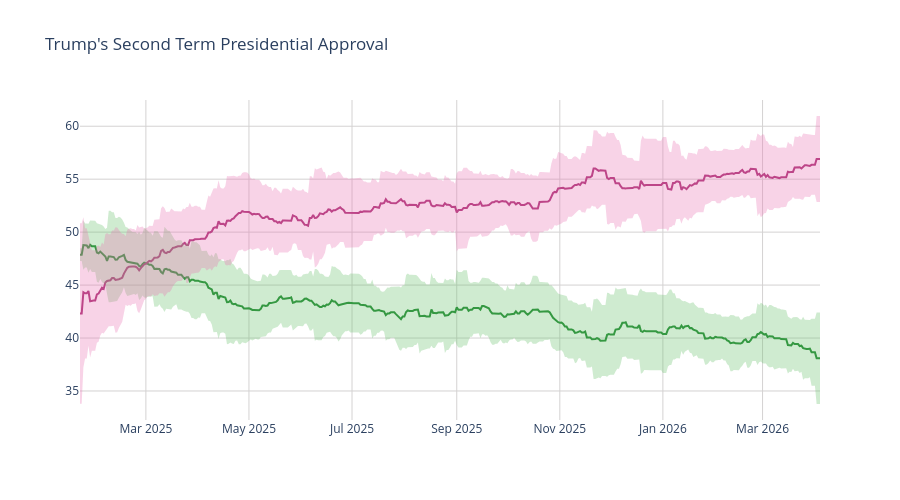

Source (notebook cell):
### Code cell
disappr_ci_hex = "#e86eaf"
appr_ci_hex = "#60be65"
disappr_ci_rgba = "rgba(232, 110, 175, 0.3)"
appr_ci_rgba = "rgba(96, 190, 101, 0.3)"
grid_col = "#d4d2d2"


# Approve
fig = go.Figure(go.Scatter(
    x=pres['end_date'],
    y=pres['approve'],
    hovertemplate="%{y:.2f}%",
    name="<b>Approve</b>",
    line=dict(color="#228833"),
    showlegend=False
))

# Disapprove
fig.add_trace(go.Scatter(
    x=pres['end_date'],
    y=pres['disapprove'],
    hovertemplate="%{y:.2f}%",
    name="<b>Disapprove</b>",
    line=dict(color="#aa3377"),
    showlegend=False
    )
)

# Approve CI
fig.add_traces([

    # Upper bound
    go.Scatter(
        x=pres['end_date'],
        y=pres['approve_upper_ci'],
        marker=dict(color=appr_ci_hex),
        line=dict(width=0),
        mode='lines',
        showlegend=False,
        hoverinfo="skip"
    ),

    # Lower bound
    go.Scatter(
        x=pres['end_date'],
        y=pres['approve_lower_ci'],
        marker=dict(color=appr_ci_hex),
        line=dict(width=0),
        mode='lines',
        fillcolor=appr_ci_rgba,
        fill="tonexty",
        showlegend=False,
        hoverinfo="skip"
    )
])

# Disapprove CI
fig.add_traces([

    # Upper bound
    go.Scatter(
        x=pres['end_date'],
        y=pres['disapprove_upper_ci'],
        marker=dict(color=disappr_ci_hex),
        line=dict(width=0),
        mode='lines',
        showlegend=False,
        hoverinfo="skip"
    ),

    # Lower bound
    go.Scatter(
        x=pres['end_date'],
        y=pres['disapprove_lower_ci'],
        marker=dict(color=disappr_ci_hex),
        line=dict(width=0),
        mode='lines',
        fillcolor=disappr_ci_rgba,
        fill="tonexty",
        showlegend=False,
        hoverinfo="skip"
    )
])

fig.update_layout(
    title=dict(text="Trump's Second Term Presidential Approval"),
    hovermode="x"
)

fig.update_xaxes(gridcolor=grid_col)
fig.update_yaxes(gridcolor=grid_col)

fig.update_layout(hovermode="x", hoverlabel_align="right", plot_bgcolor="rgba(0, 0, 0, 0)", height=500)
fig.show()

### Figure 1 — Plotly figure (JSON) as saved in the notebook; plotly's stock layout.template omitted (floating-point values rounded to 4 significant figures; data arrays with more than 128 entries replaced by an {"elided": "..."} marker saying what was removed)
{"data": [{"hovertemplate": "%{y:.2f}%", "line": {"color": "#228833"}, "name": "<b>Approve</b>", "showlegend": false, "type": "scatter", "x": {"elided": "439 str values"}, "y": {"elided": "439 float values"}}, {"hovertemplate": "%{y:.2f}%", "line": {"color": "#aa3377"}, "name": "<b>Disapprove</b>", "showlegend": false, "type": "scatter", "x": {"elided": "439 str values"}, "y": {"elided": "439 float values"}}, {"hoverinfo": "skip", "line": {"width": 0}, "marker": {"color": "#60be65"}, "mode": "lines", "showlegend": false, "type": "scatter", "x": {"elided": "439 str values"}, "y": {"elided": "439 float values"}}, {"fill": "tonexty", "fillcolor": "rgba(96, 190, 101, 0.3)", "hoverinfo": "skip", "line": {"width": 0}, "marker": {"color": "#60be65"}, "mode": "lines", "showlegend": false, "type": "scatter", "x": {"elided": "439 str values"}, "y": {"elided": "439 float values"}}, {"hoverinfo": "skip", "line": {"width": 0}, "marker": {"color": "#e86eaf"}, "mode": "lines", "showlegend": false, "type": "scatter", "x": {"elided": "439 str values"}, "y": {"elided": "439 float values"}}, {"fill": "tonexty", "fillcolor": "rgba(232, 110, 175, 0.3)", "hoverinfo": "skip", "line": {"width": 0}, "marker": {"color": "#e86eaf"}, "mode": "lines", "showlegend": false, "type": "scatter", "x": {"elided": "439 str values"}, "y": {"elided": "439 float values"}}], "layout": {"height": 500, "hoverlabel": {"align": "right"}, "hovermode": "x", "plot_bgcolor": "rgba(0, 0, 0, 0)", "title": {"text": "Trump's Second Term Presidential Approval"}, "xaxis": {"gridcolor": "#d4d2d2"}, "yaxis": {"gridcolor": "#d4d2d2"}}}
